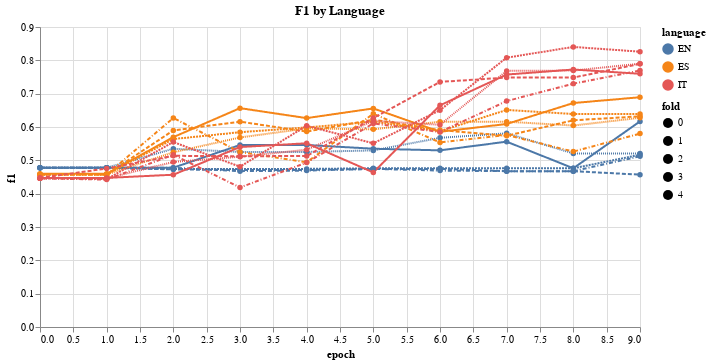

Here is the notebook cell this chart was saved with:
### Code cell
lang_data = df[['fold', 'epoch', 'en_macro_f1', 'es_macro_f1', 'it_macro_f1']].melt(
    id_vars=['fold', 'epoch'], var_name='language', value_name='f1'
)
lang_data['language'] = lang_data['language'].str.replace('_macro_f1', '').str.upper()

lang_plot = alt.Chart(lang_data).mark_line(point=True).encode(
    x='epoch:Q', y='f1:Q', color='language:N', strokeDash='fold:N',
    tooltip=['fold:N', 'epoch:Q', 'language:N', alt.Tooltip('f1:Q', format='.4f')]
).properties(width=600, height=300, title='F1 by Language')

display(lang_plot)

### Figure 1 — Vega-Lite specification as saved in the notebook (floating-point values rounded to 4 significant figures; data arrays with more than 128 entries replaced by an {"elided": "..."} marker saying what was removed)
{"config": {"view": {"continuousWidth": 300, "continuousHeight": 300}}, "data": {"name": "data-b6ddb2ce83a5fef1819b487f34696733"}, "mark": {"type": "line", "point": true}, "encoding": {"color": {"field": "language", "type": "nominal"}, "strokeDash": {"field": "fold", "type": "nominal"}, "tooltip": [{"field": "fold", "type": "nominal"}, {"field": "epoch", "type": "quantitative"}, {"field": "language", "type": "nominal"}, {"field": "f1", "format": ".4f", "type": "quantitative"}], "x": {"field": "epoch", "type": "quantitative"}, "y": {"field": "f1", "type": "quantitative"}}, "height": 300, "title": "F1 by Language", "width": 600, "$schema": "https://vega.github.io/schema/vega-lite/v5.20.1.json", "datasets": {"data-b6ddb2ce83a5fef1819b487f34696733": {"elided": "150 records"}}}
